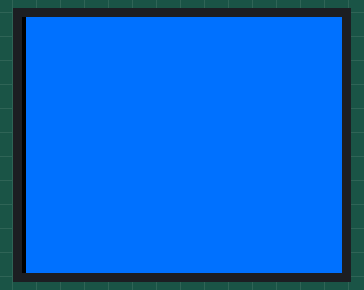
The sketch below on a simulated Arduino Uno, built with avr-gcc and run on an emulated ATmega328P. Shown: 160×128 colour display. What the sketch prints to the serial monitor is not drawn.

Above: at 2.4 s.

The sketch:

main.ino
```cpp
#include <SPI.h>
#include "Ucglib.h"
#include "adts_lib.h"


Ucglib_ST7735_18x128x160_HWSPI ucg(/*cd=*/ 9, /*cs=*/ 10, /*reset=*/ 8);

//Test & Measurement
//The SuperMegaElectroMagnetic Tester
//Philip Lim
//asdasd


void draw_adi_logo()
{

  // get w and h
  ucg_int_t w,h;
  w = ucg.getWidth();
  h = ucg.getHeight();
  char pos[16];
  sprintf(pos, "H: %d, W: %d\n", h,w);
  Serial.write(pos);

  for (ucg_int_t c_p_x=2; c_p_x<w; c_p_x++){
    for (ucg_int_t c_p_y=0; c_p_y<h; c_p_y++){
//        ucg.clearScreen();
//        char cpos[16];
//        sprintf(cpos, "X: %d, Y: %d\n", c_p_x,c_p_y);
//        Serial.write(cpos);
        ucg.setColor(0, 113, 255);
        ucg.drawPixel(c_p_x, c_p_y);
//        delay(10);
    }
  }

}


void write_text()
{
  ucg.begin(UCG_FONT_MODE_TRANSPARENT);
  ucg.setFont(ucg_font_ncenR14_hr);
}

void setup(void)
{
  Serial.begin(9600);
  delay(1000);
  Serial.write("Hello World\n");

  //Initialize ucg lib
  ucg.begin(UCG_FONT_MODE_TRANSPARENT);

  //Restore original state
  ucg.setMaxClipRange();
  ucg.undoRotate();
  ucg.setRotate90();
  ucg.clearScreen();
  ucg.setColor(0, 0, 0);
  ucg.drawBox(0, 0, ucg.getWidth(), ucg.getHeight());
}

void loop() {
  delay(500);
  draw_adi_logo();
}
```

Source omitted: adts_lib.h (data table, 251347 bytes)
